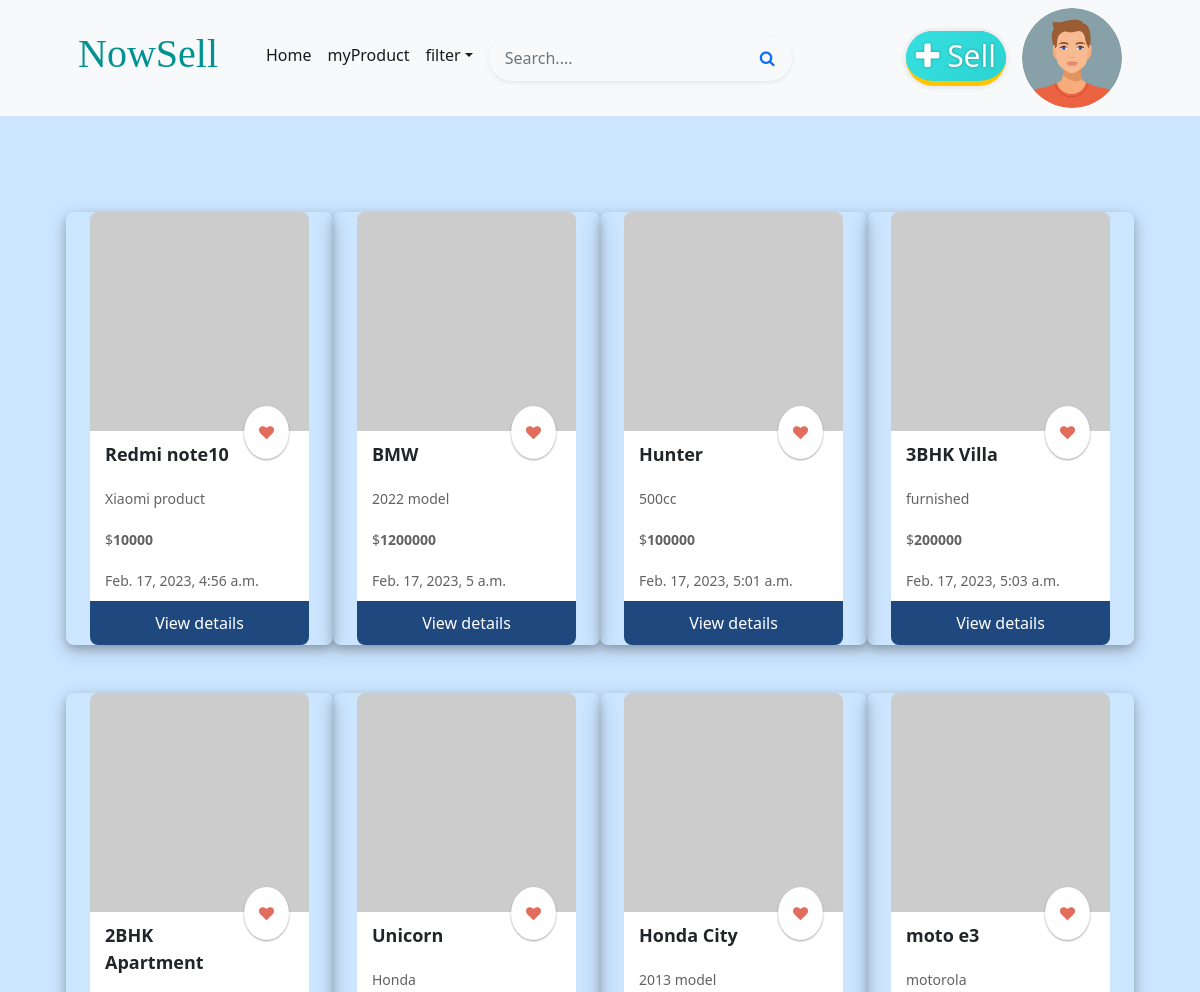
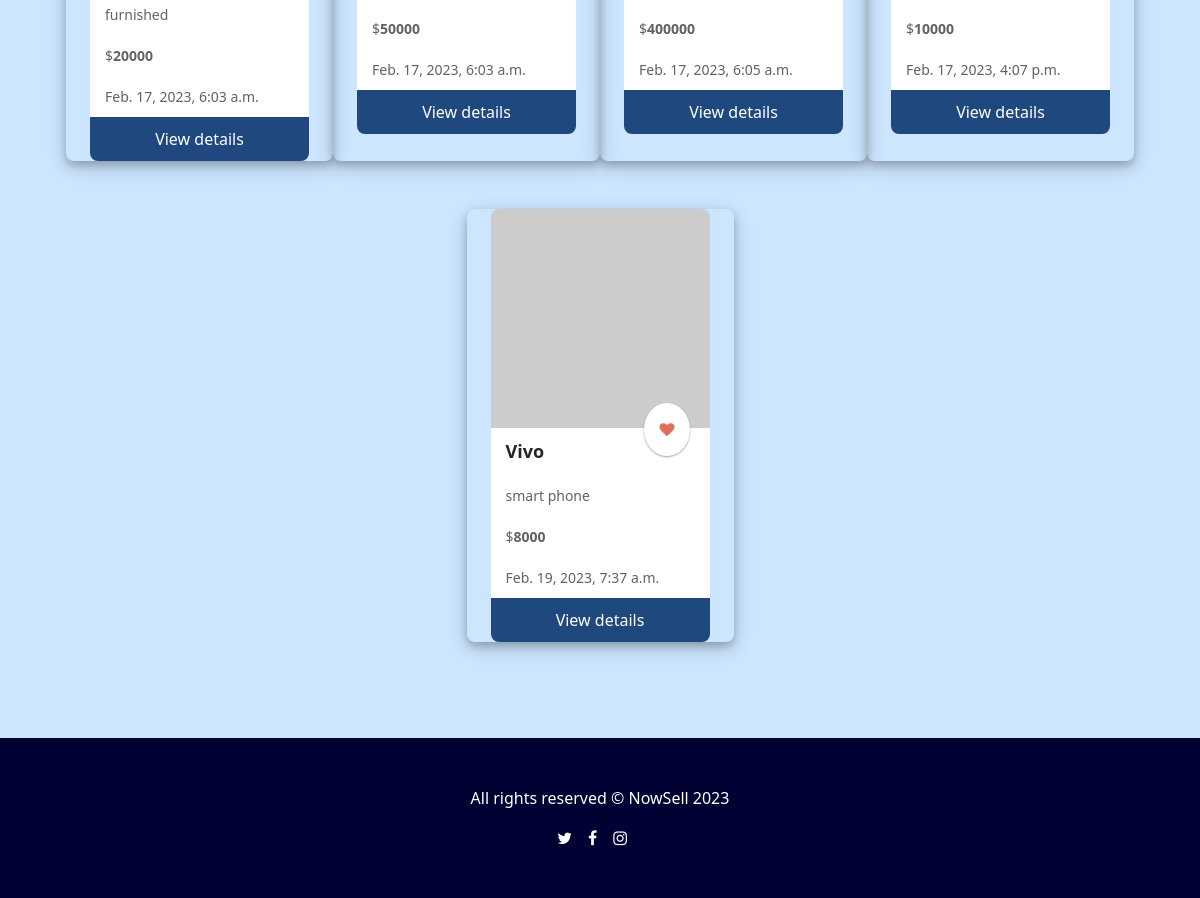
The app's page /home (signed in) with its own data (2 pictures, top to bottom).
### customer/models.py (models this page shows)
class Products(models.Model):
    name=models.CharField(max_length=200)
    owner=models.ForeignKey(User,on_delete=models.CASCADE)
    description=models.CharField(max_length=200)
    condition=models.CharField(max_length=200,null=True)
    category=models.ForeignKey(Categories,on_delete=models.CASCADE)
    location=models.CharField(max_length=200)
    price=models.PositiveIntegerField()
    options=(
        ("for-sale","for-sale"),
        ("exchange","exchange"),
        ("sold","sold"),
        ("rent","rent"),
    )
    status=models.CharField(max_length=200,choices=options,default="for-sale")
    date=models.DateTimeField(auto_now_add=True)

### customer/views.py (the view)
# urls.py: path("home",views.HomeIndexView.as_view(),name="home"),
@method_decorator(decs,name="dispatch")
class HomeIndexView(ListView):
    template_name="home.html"
    model=Productimages
    context_object_name="product"
    def get_queryset(self):
        return Products.objects.all().exclude(owner=self.request.user)

### customer/views.py (called while the page is built)
def signin_required(fn):
    def wrapper(request,*args,**kwargs):
        if not request.user.is_authenticated:
            messages.error(request,"invalid session")
            return redirect('signin')
        else:
            return fn(request,*args,**kwargs)
    return wrapper

### customer/templates/home.html (shortened to what this page needs)
{%extends 'base.html'%}
{%block body%}
<section class="py-5">
    <div class="container px-4 px-lg-5 mt-5" >
        <div class="row gx-4 gx-lg-5 row-cols-2 row-cols-md-3 row-cols-xl-4 justify-content-center">
            {%for product in product%}
            <div class="card-sl mb-5">
                <div class="card-image">
                    {%if image%}
                        <img
                             src="{{product.image.url}}" alt="..." />
                    {%else%}
                        <img
                             src="https://dummyimage.com/300.png/09f/fff" />
                    {%endif%}
                </div>
                <a class="card-action" href="#"><i class="fa fa-heart"></i></a>
                <div class="card-heading">
                    {{product.name}}
                </div>
                <div class="card-text">
                    {{product.description}}
                </div>
                <div class="card-text">
                    $<strong>{{product.price}}</strong>
                </div>
                <div class="card-text">
                    {{product.date}}
                </div>
                <a href="{%url 'productdetail' product.id%}" class="card-button nav-link"> View details</a>
            </div>
            {%endfor%}
        </div>
    </div>
</section>
{%endblock%}

### customer/templates/base.html (shortened to what this page needs)
<!DOCTYPE html>
{%load static%}
<html lang="en">
<head>
    <link href="https://cdn.jsdelivr.net/npm/bootstrap-icons@1.5.0/font/bootstrap-icons.css" rel="stylesheet" />
    <link rel="stylesheet" href="{%static 'css/basestyles.css'%}">
    <link rel="stylesheet" href="https://cdnjs.cloudflare.com/ajax/libs/font-awesome/4.7.0/css/font-awesome.min.css">
</head>
<body style="background-color: #cce6ff;">
    <nav class="navbar navbar-expand-lg navbar-light bg-light">
        <div class="container px-4 px-lg-5">
            <a class="navbar-brand " style="font-family:fantasy; color: rgb(0, 146, 146);" href="#!">
                <h1> NowSell</h1>
            </a>
            <div class="collapse navbar-collapse" id="navbarSupportedContent">
                <ul class="navbar-nav me-auto mb-2 mb-lg-0 ms-lg-4 mt-4">
                    <li class="nav-item "><a class="nav-link active" aria-current="page" href="{%url 'home'%}">Home</a>
                    </li>
                    <li class="nav-item"><a class="nav-link active" href="{%url 'addedproduct'%}">myProduct</a></li>
                    <li class="nav-item dropdown">
                        <a class="nav-link active dropdown-toggle" id="navbarDropdown" href="#" role="button"
                            data-bs-toggle="dropdown" aria-expanded="false">filter</a>
                    </li>
                    <li class="nav-item ms-2">
                        <form action="">
                            <div class="p-1 bg-light rounded rounded-pill shadow-sm mb-4">
                                <div class="input-group">
                                    <input type="search" placeholder="Search...." aria-describedby="button-addon1"
                                        class="form-control rounded-pill border-0 bg-light" style="">
                                    <div class="input-group-append">
                                        <button id="button-addon1" type="submit" class="btn btn-link text-primary"><i
                                                class="fa fa-search"></i></button>
                                    </div>
                                </div>
                            </div>
                        </form>
                    </li>
                </ul>
                <a class="btn rounded-pill" href="{%url 'catlist'%}" style="
                display: inline-block;
                outline: 0;
                border: 0;
                cursor: pointer;
                font-size: 30px;
                text-decoration: none;
                line-height: 1;
                position: relative;
                padding: 10px;
                background: #1abebf;
                background-image: linear-gradient(122deg,#37e0e0,#1abebe);
                background-size: 300px,300px,100%;
                color: #fff;
                border-bottom: 5px solid #ffc600;
                box-shadow: 0 0 3px 3px rgb(0 0 0 / 5%);
                text-shadow: 0 0 3px rgb(0 0 0 / 30%);
                transition: all .3s;
                border-radius: 4px
                "><i class="fa fa-plus"></i> Sell</a>
                <form class="d-flex ms-3">
                    <a class="" href="{%url 'profile'%}">
                        <img src="../static/images/propic1.png" class="rounded-circle btn-outline-info img-fluid"
                            style="width: 100px; " />
                    </a>
                </form>
            </div>
        </div>
    </nav>
    <div class="container">
        {%block body%}
        {%endblock%}
    </div>
    <footer class="py-5" style="background-color: #000033;">
        <p class="m-0 text-center text-white">All rights reserved &copy; NowSell 2023</p>
        <div class="gap-3 mt-3 icons d-flex flex-row justify-content-center align-items-center">
            <span><i class="fa fa-twitter" style="color: white;"></i></span>
            <span><i class="fa fa-facebook-f" style="color: white;"></i></span>
            <span><i class="fa fa-instagram" style="color: white;"></i></span> <span>
        </div>
    </footer>
</body>
</html>

### customer/templates/home.html (style rules this page uses)
.card-sl { border-radius: 8px; box-shadow: 0 4px 8px 0 rgba(0, 0, 0, 0.2), 0 6px 20px 0 rgba(0, 0, 0, 0.19); }
.card-image img { max-height: 100%; max-width: 100%; border-radius: 8px 8px 0px 0; }
.card-action { position: relative; float: right; margin-top: -25px; margin-right: 20px; z-index: 2; color: #E26D5C; background: #fff; border-radius: 100%; padding: 15px; font-size: 15px; box-shadow: 0 1px 2px 0 rgba(0, 0, 0, 0.2), 0 1px 2px 0 rgba(0, 0, 0, 0.19); }
.card-heading { font-size: 18px; font-weight: bold; background: #fff; padding: 10px 15px; }
.card-text { padding: 10px 15px; background: #fff; font-size: 14px; color: #636262; }
.card-button { display: flex; justify-content: center; padding: 10px 0; width: 100%; background-color: #1F487E; color: #fff; border-radius: 0 0 8px 8px; }

### records on screen
Products: name "Redmi note10", description "Xiaomi product", price "10000", date "Feb. 17, 2023, 4:56 a.m."
Products: name "BMW", description "2022 model", price "1200000", date "Feb. 17, 2023, 5 a.m."
Products: name "Hunter", description "500cc", price "100000", date "Feb. 17, 2023, 5:01 a.m."
Products: name "3BHK Villa", description "furnished", price "200000", date "Feb. 17, 2023, 5:03 a.m."
Products: name "2BHK Apartment", description "furnished", price "20000", date "Feb. 17, 2023, 6:03 a.m."
Products: name "Unicorn", description "Honda", price "50000", date "Feb. 17, 2023, 6:03 a.m."
Products: name "Honda City", description "2013 model", price "400000", date "Feb. 17, 2023, 6:05 a.m."
Products: name "moto e3", description "motorola", price "10000", date "Feb. 17, 2023, 4:07 p.m."
Products: name "Vivo", description "smart phone", price "8000", date "Feb. 19, 2023, 7:37 a.m."
